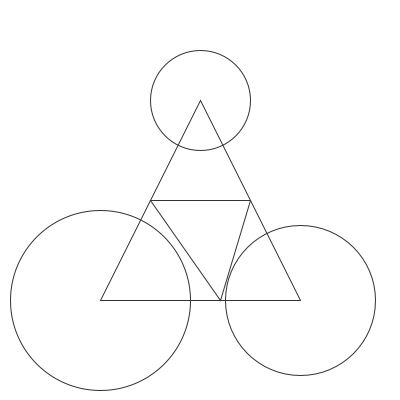
Frame 1 (no input)
Frame 60 (the mouse pressed at the canvas centre just before this capture): identical to frame 1, image omitted
Frame 120 (the mouse held since frame 60 and released just before this capture): identical to frame 1, image omitted

The Processing sketch that drew this single still picture (run headless with seeded random() and noise(); from frame 60 on, the mouse is pressed at the canvas centre):

// Processing sketch: picdraw_01
// ── picdraw_01.pde
PVector Pt1 = new PVector(200, 100);
int Pt1_size = 100;
PVector Pt2 = new PVector(100, 300);
int Pt2_size = 180;
PVector Pt3 = new PVector(300, 300);
int Pt3_size = 150;

void setup() {
  size(400, 400);
  
}

void draw() {
  background(255);
  noFill();
  stroke(50);
  ellipse(Pt1.x, Pt1.y, Pt1_size, Pt1_size);
  ellipse(Pt2.x, Pt2.y, Pt2_size, Pt2_size);
  ellipse(Pt3.x, Pt3.y, Pt3_size, Pt3_size);
  
  triangle(Pt1.x, Pt1.y, Pt2.x, Pt2.y, Pt3.x, Pt3.y);
  
  triangle( (Pt1.x+ Pt2.x)/2, (Pt1.y+Pt2.y)/2 , (Pt1.x+ Pt3.x)/2, (Pt1.y+Pt3.y)/2 , Pt2.x*2/5+ Pt3.x*3/5, Pt2.y*2/5+Pt3.y*3/5 );

}

void keyPressed() {
  if(key=='s') {
    save("goodpic.png");
  }
}
